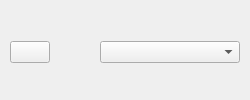
     <widget class="QWidget" name="toolBar" native="true">
      <property name="sizePolicy">
       <sizepolicy hsizetype="Minimum" vsizetype="Minimum">
        <horstretch>0</horstretch>
        <verstretch>0</verstretch>
       </sizepolicy>
      </property>
      <layout class="QVBoxLayout" name="verticalLayout_2">
       <property name="spacing">
        <number>0</number>
       </property>
       <property name="leftMargin">
        <number>0</number>
       </property>
       <property name="topMargin">
        <number>0</number>
       </property>
       <property name="rightMargin">
        <number>0</number>
       </property>
       <property name="bottomMargin">
        <number>0</number>
       </property>
       <item>
        <layout class="QHBoxLayout" name="layoutToolBar">
         <property name="spacing">
          <number>5</number>
         </property>
         <property name="leftMargin">
          <number>0</number>
         </property>
         <property name="topMargin">
          <number>4</number>
         </property>
         <item>
          <spacer name="horizontalSpacer">
           <property name="orientation">
            <enum>Qt::Horizontal</enum>
           </property>
           <property name="sizeType">
            <enum>QSizePolicy::Fixed</enum>
           </property>
           <property name="sizeHint" stdset="0">
            <size>
             <width>10</width>
             <height>20</height>
            </size>
           </property>
          </spacer>
         </item>
         <item>
          <widget class="DirectusPlayButton" name="directusPlayButton">
           <property name="maximumSize">
            <size>
             <width>50</width>
             <height>16777215</height>
            </size>
           </property>
           <property name="autoFillBackground">
            <bool>false</bool>
           </property>
           <property name="styleSheet">
            <string notr="true"/>
           </property>
           <property name="text">
            <string/>
           </property>
           <property name="checkable">
            <bool>true</bool>
           </property>
           <property name="autoRepeat">
            <bool>false</bool>
           </property>
           <property name="autoExclusive">
            <bool>false</bool>
           </property>
           <property name="autoDefault">
            <bool>false</bool>
           </property>
           <property name="default">
            <bool>false</bool>
           </property>
           <property name="flat">
            <bool>false</bool>
           </property>
          </widget>
         </item>
         <item>
          <spacer name="horizontalSpacer_3">
           <property name="orientation">
            <enum>Qt::Horizontal</enum>
           </property>
           <property name="sizeHint" stdset="0">
            <size>
             <width>40</width>
             <height>20</height>
            </size>
           </property>
          </spacer>
         </item>
         <item>
          <widget class="QWidget" name="widgetToolBar" native="true">
           <layout class="QHBoxLayout" name="horizontalLayout_10">
            <property name="leftMargin">
             <number>0</number>
            </property>
            <property name="topMargin">
             <number>0</number>
            </property>
            <property name="rightMargin">
             <number>0</number>
            </property>
            <property name="bottomMargin">
             <number>0</number>
            </property>
           </layout>
          </widget>
         </item>
         <item>
          <widget class="DirectusRenderFlags" name="directusRenderFlags">
           <property name="minimumSize">
            <size>
             <width>140</width>
             <height>0</height>
            </size>
           </property>
           <property name="editable">
            <bool>false</bool>
           </property>
           <property name="currentText">
            <string/>
           </property>
           <property name="currentIndex">
            <number>-1</number>
           </property>
           <property name="sizeAdjustPolicy">
            <enum>QComboBox::AdjustToContents</enum>
           </property>
           <property name="frame">
            <bool>true</bool>
           </property>
          </widget>
         </item>
         <item>
          <spacer name="horizontalSpacer_2">
           <property name="orientation">
            <enum>Qt::Horizontal</enum>
           </property>
           <property name="sizeType">
            <enum>QSizePolicy::Fixed</enum>
           </property>
           <property name="sizeHint" stdset="0">
            <size>
             <width>10</width>
             <height>20</height>
            </size>
           </property>
          </spacer>
         </item>
        </layout>
       </item>
      </layout>
     </widget>
